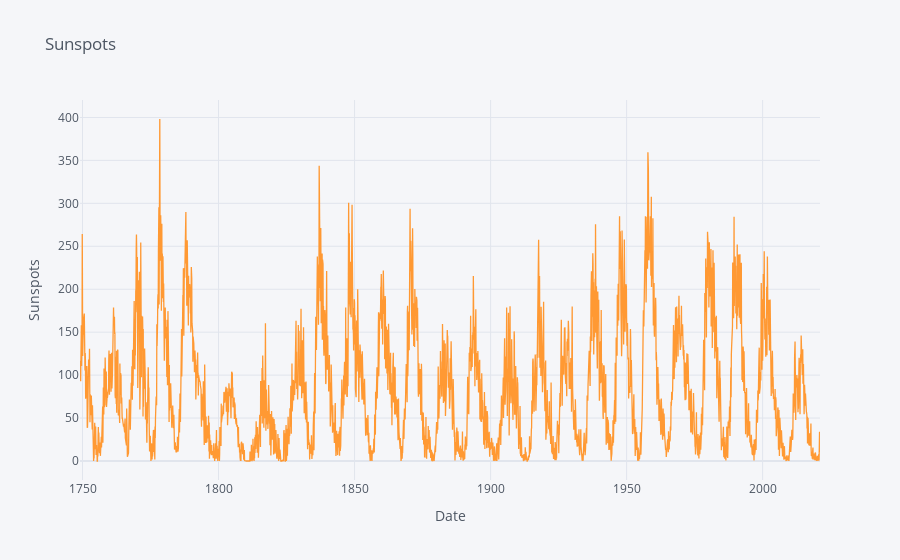

The code cell stored with this chart in its notebook:
### Code cell
import pandas as pd
import cufflinks as cf

# Настройка режима офлайн для работы с cufflinks и plotly
cf.go_offline()

# Загрузка данных из файла
data = pd.read_csv('Sunspots.csv', low_memory=False, infer_datetime_format=True, index_col=['Date'], dayfirst=True)
data = data.rename(columns={'Monthly Mean Total Sunspot Number':'Sunspots'})
data = data.drop('Unnamed: 0', axis=1)
# Визуализация данных (например, потребление энергии по глобальной активной мощности)
data['Sunspots'].iplot(title='Sunspots', xTitle='Date', yTitle='Sunspots')

### Figure 1 — Plotly figure (JSON) as saved in the notebook; plotly's stock layout.template omitted (floating-point values rounded to 4 significant figures; data arrays with more than 128 entries replaced by an {"elided": "..."} marker saying what was removed)
{"data": [{"line": {"color": "rgba(255, 153, 51, 1.0)", "dash": "solid", "shape": "linear", "width": 1.3}, "mode": "lines", "name": "Sunspots", "text": "", "type": "scatter", "x": {"elided": "3265 str values"}, "y": {"elided": "3265 float values"}}], "layout": {"legend": {"bgcolor": "#F5F6F9", "font": {"color": "#4D5663"}}, "paper_bgcolor": "#F5F6F9", "plot_bgcolor": "#F5F6F9", "title": {"font": {"color": "#4D5663"}, "text": "Sunspots"}, "xaxis": {"gridcolor": "#E1E5ED", "showgrid": true, "tickfont": {"color": "#4D5663"}, "title": {"font": {"color": "#4D5663"}, "text": "Date"}, "zerolinecolor": "#E1E5ED"}, "yaxis": {"gridcolor": "#E1E5ED", "showgrid": true, "tickfont": {"color": "#4D5663"}, "title": {"font": {"color": "#4D5663"}, "text": "Sunspots"}, "zerolinecolor": "#E1E5ED"}}}
